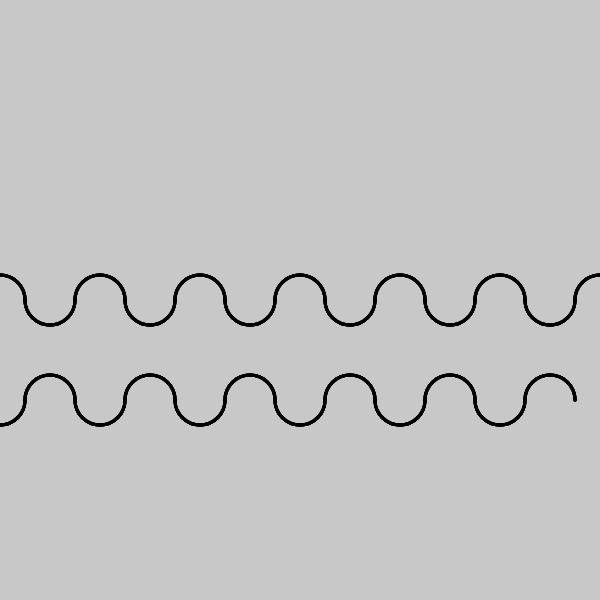
Frame 1 (no input)
Frame 60 (no input): identical to frame 1, image omitted
Frame 120 (the mouse pressed at the canvas centre since frame 60): identical to frame 1, image omitted

The p5.js sketch that drew this single still picture (run headless with seeded random() and noise() and a simulated clock; from frame 60 on, the mouse is pressed at the canvas centre):

// p5.js sketch
// ── sketch.js
function setup() {
  createCanvas(600, 600);
}

function draw() {
  

background(200);
for (var y = 0; y <= height; y += 100){
for (var x = 50; x <= width; x += 100){
noFill();
 
strokeWeight(3)
arc(y,300,50,50,PI, TWO_PI);
arc(x,300,50,50,TWO_PI,PI);
arc(y+50,400,50,50,PI,TWO_PI);
arc(x-50,400,50,50,TWO_PI,PI);

}
}


/*
  noFill();
  strokeWeight(1);
  ellipse(300,300,300);
  strokeWeight(2);
  fill(100,0,200);
  arc(300,300,300,300,TWO_PI, QUARTER_PI-0.1);
  fill(100,100,200); 
  arc(300,300,300,300,QUARTER_PI,HALF_PI-0.1);
  fill(100,200,200); 
  arc(300,300,300,300,HALF_PI,HALF_PI+QUARTER_PI);


  arc(300,300,300,300,HALF_PI,HALF_PI+QUARTER_PI);
*/
  }













   // arc(300,300,300,300,PI+HALF_PI,HALF_PI);
 // fill("red")
 // arc(300,300+75,150,150,HALF_PI,PI+HALF_PI);
 
